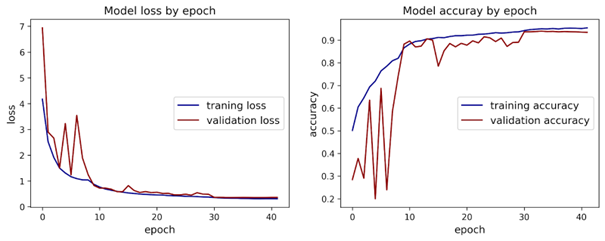
#> input picture app/Images/CNN_training.png, 605 x 241 px; its folder holds only this picture in this run
$ jupyter execute --allow-errors 003_AnneAst_ChannelsIdentical_clean.ipynb
#> lines starting #> are read from the running program, lines starting #| are printed output that depends on the picture
**Checking if images need to be loaded as colored images**

This notebooks describes the following steps of image manipulation:

Do we need three channels or is it ok in gray?
* Uploading and reading multiple image paths into a list using glob
* Split into different channels and compare them
* If all three channels are identical, there is no additional information from the three channels - Images can be loaded as grayscale images.

**Importing the dataset from kaggle**

[cell 1]
### ---- Importing the dataset from kaggle --- ###

# Install kaggle

# Monut google drive in colab
from google.colab import drive
#> (the rest of this cell did not finish here and is left out)

**Libraries imoprted**

[cell 2]
import pandas as pd
import numpy as np

from glob import glob  # is used for pattern matching and filename expansion.

import cv2
import matplotlib.pylab as plt

**Generating a list of file paths**

[cell 3]
cxr_covid = glob('/content/COVID-19_Radiography_Dataset/COVID/images/*.png')
cxr_lung_opacity = glob('/content/COVID-19_Radiography_Dataset/Lung_Opacity/images/*.png')
cxr_normal = glob('/content/COVID-19_Radiography_Dataset/Normal/images/*.png')
cxr_viral_pneumonia = glob('/content/COVID-19_Radiography_Dataset/Viral Pneumonia/images/*.png')


mask_covid = glob('/content/COVID-19_Radiography_Dataset/COVID/masks/*.png')
mask_lung_opacity = glob('/content/COVID-19_Radiography_Dataset/Lung_Opacity/masks/*.png')
mask_normal = glob('/content/COVID-19_Radiography_Dataset/Normal/masks/*.png')
mask_viral_pneumonia = glob('/content/COVID-19_Radiography_Dataset/Viral Pneumonia/masks/*.png')

# Concatinate the lists
cxr_all = cxr_covid + cxr_lung_opacity + cxr_normal + cxr_viral_pneumonia
mask_all = mask_covid + mask_lung_opacity + mask_normal + mask_viral_pneumonia

print(cxr_all, '\n',len(cxr_all))
print(mask_all, '\n',len(mask_all))

**Check if the channels are identical in all CXRs** (if so, images can be loaded as gray scale in order to reduce the size)

[cell 4]
# Define a function checking whether the three color channels are the same
def are_channels_identical(img_path):
  # Read image
#> called with img_path = 'app/Images/CNN_training.png'
  img = cv2.imread(img_path)
#> img is the input picture: shape (241, 605, 3); mean B, G, R 245.7, 245, 246.7
  # Compare pairwise the arrays of the three different channels. If equal the function returns True
  return np.array_equal(img[:, :, 0], img[:, :, 1]) and np.array_equal(img[:, :, 1], img[:, :, 2])

# Define counter variables
channels_identical = 0
channels_different = 0
# Define a list that will catch the image paths in cases when channels are not identical
errors = []

# Check if channels are identical for all images
for img_path in cxr_all:
  if are_channels_identical(img_path):
    channels_identical += 1
  else:
    errors.append(img_path)
    channels_different += 1

print(f"Number of images with identical channels: {channels_identical}")
print(f"Number of images with different channels: {channels_different}")

#Write results of quality check to txt
file_path = '/content/COVID-19_Radiography_Dataset/errors_summary_cxrs.txt'
with open(file_path, 'w') as file:
    #Add title
    file.write('---- Check channel identity ----\n')
    file.write('\n')

    #Write the errors summary to text
    file.write(f"Total number of images: {len(cxr_all)}" + '\n')
    file.write('\n')
    file.write(f"Channels are identical in {channels_identical} cases." + '\n')
    file.write(f"Channels are NOT identical in: {channels_different} cases." + '\n')
    file.write('\n')

    #Add space and heading
    file.write('\n')
    file.write('\n')
    file.write('---- Errors ----\n')

    #Write the errors to text
    for error in errors:
        file.write(error + '\n')

**Display example images in three different channels and gray scale**

[cell 5]
img = cv2.imread(cxr_all[1])
img = cv2.cvtColor(img, cv2.COLOR_BGR2RGB)

fig, axs = plt.subplots(1, 4, figsize=(16, 4))
axs[0].imshow(img[:,:,0], cmap='Reds')
axs[1].imshow(img[:,:,1], cmap='Greens')
axs[2].imshow(img[:,:,2], cmap='Blues')
axs[3].imshow(img[:,:,0], cmap='gray')
axs[0].axis('off')
axs[1].axis('off')
axs[2].axis('off')
axs[3].axis('off')
axs[0].set_title('Red channel')
axs[1].set_title('Green channel')
axs[2].set_title('Blue channel')
axs[3].set_title('Gray scale image')
axs[0].text(0.1,-0.35,
            f"We checked if the channels (RGB) are identical for chest x-ray images ({len(cxr_all)}).\n\nChannels are identical in {channels_identical} cases.\nChannels are NOT identical in: {channels_different} cases." ,
            size=12, ha="left", transform=axs[0].transAxes)

# Save as pdf and download
plt.savefig('/content/COVID-19_Radiography_Dataset/ChannelsIdentical_cxrs.png', bbox_inches = 'tight')
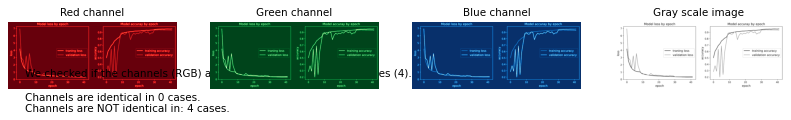
#> figure drawn by matplotlib, 4 panels

**Check if the channels are identical in all Masks**

[cell 6]
# Define a function checking whether the three color channels are the same
def are_channels_identical(img_path):
  # Read image
  img = cv2.imread(img_path)
  # Compare pairwise the arrays of the three different channels. If equal the function returns True
  return np.array_equal(img[:, :, 0], img[:, :, 1]) and np.array_equal(img[:, :, 1], img[:, :, 2])

# Define counter variables
channels_identical = 0
channels_different = 0
# Define a list that will catch the image paths in cases when channels are not identical
errors = []

# Check if channels are identical for all images
for img_path in mask_all:
  if are_channels_identical(img_path):
    channels_identical += 1
  else:
    errors.append(img_path)
    channels_different += 1

print(f"Number of images with identical channels: {channels_identical}")
print(f"Number of images with different channels: {channels_different}")

#Write results of quality check to txt
file_path = '/content/COVID-19_Radiography_Dataset/errors_summary_masks.txt'
with open(file_path, 'w') as file:
    #Add title
    file.write('---- Check channel identity ----\n')
    file.write('\n')

    #Write the errors summary to text
    file.write(f"Total number of images: {len(cxr_all)}" + '\n')
    file.write('\n')
    file.write(f"Channels are identical in {channels_identical} cases." + '\n')
    file.write(f"Channels are NOT identical in: {channels_different} cases." + '\n')
    file.write('\n')

    #Add space and heading
    file.write('\n')
    file.write('\n')
    file.write('---- Errors ----\n')

    #Write the errors to text
    for error in errors:
        file.write(error + '\n')
